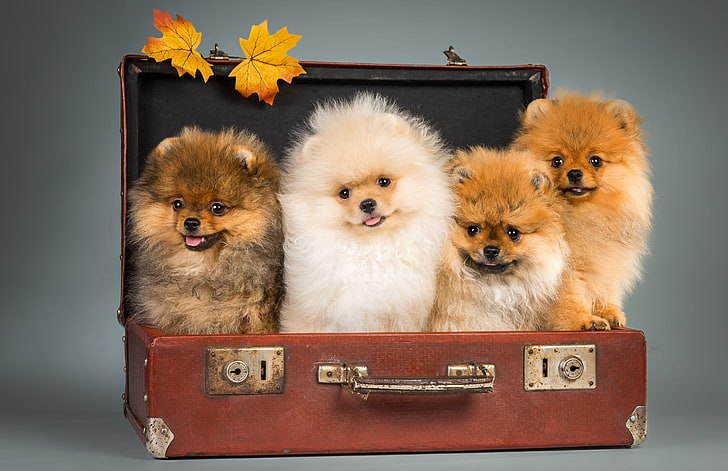
#> input picture pic2.jpg, 728 x 471 px
$ jupyter execute 03_Resizing_and_cropping.ipynb
#> lines starting #> are read from the running program, lines starting #| are printed output that depends on the picture
[cell 1]
import cv2 as cv
import numpy as np

[cell 2]
def escape():
    while True:
        if cv.waitKey(2)==27:
            cv.destroyAllWindows()
            break;

[cell 3]
img=cv.imread('pic2.jpg')
#> img is the input picture: shape (471, 728, 3); mean B, G, R 95.9, 112.7, 134.1
cv.imshow('Original Image',img)
escape()
#> (key Esc is pressed here)

## Resizing Image

[cell 4]
res=cv.resize(img,(400,400))
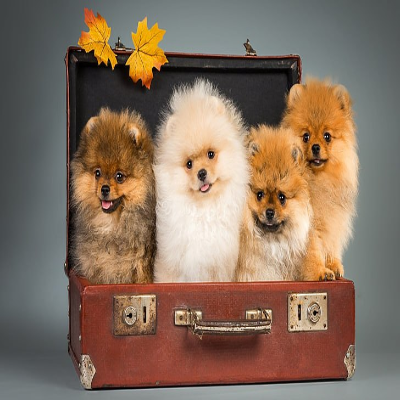
#> res: shape (400, 400, 3); mean B, G, R 95.8, 112.6, 134
cv.imshow('Original Image',img)
cv.imshow('Resize Image',res)
escape()
#> (key Enter is pressed here)

## Cropping Image

[cell 5]
crop=img[100:400,200:400]
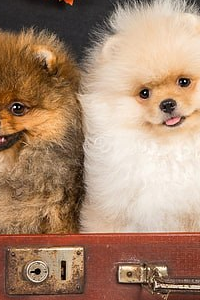
#> crop: shape (300, 200, 3); mean B, G, R 112.9, 137.1, 169.7
cv.imshow('Original Image',img)
cv.imshow('Cropped Image',crop)
escape()

$ run again, with pic4.jpg copied over pic2.jpg
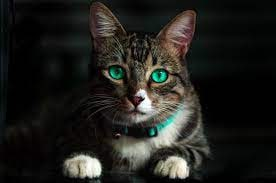
#> input picture pic4.jpg, 276 x 183 px
#> img is the input picture: shape (183, 276, 3); mean B, G, R 28.6, 32.2, 32.5
#> `res=cv.resize(img,(400,400))`:
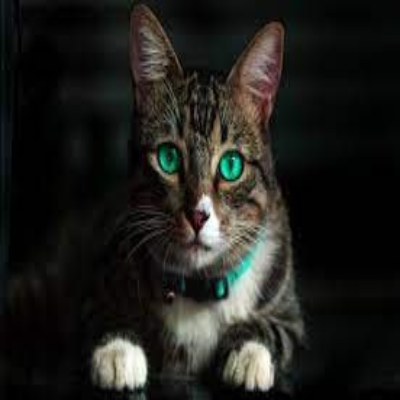
#> res: shape (400, 400, 3); mean B, G, R 28.5, 32.1, 32.4
#> `crop=img[100:400,200:400]`:
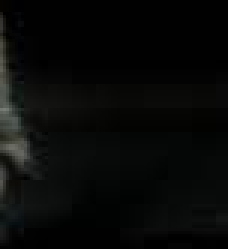
#> crop: shape (83, 76, 3) (shown 3 times larger); mean B, G, R 8.1, 9.1, 8.2

$ run again, with cards1.jpg copied over pic2.jpg
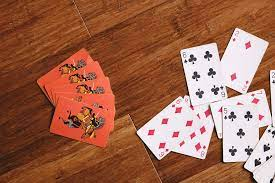
#> input picture cards1.jpg, 275 x 183 px
#> img is the input picture: shape (183, 275, 3); mean B, G, R 80, 103.6, 159.3
#> `res=cv.resize(img,(400,400))`:
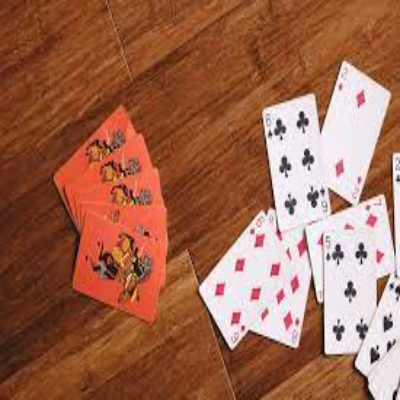
#> res: shape (400, 400, 3); mean B, G, R 79.9, 103.4, 159.1
#> `crop=img[100:400,200:400]`:
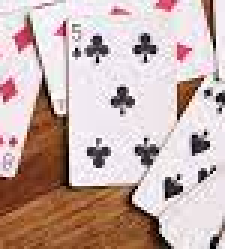
#> crop: shape (83, 75, 3) (shown 3 times larger); mean B, G, R 171, 175.5, 198.1
